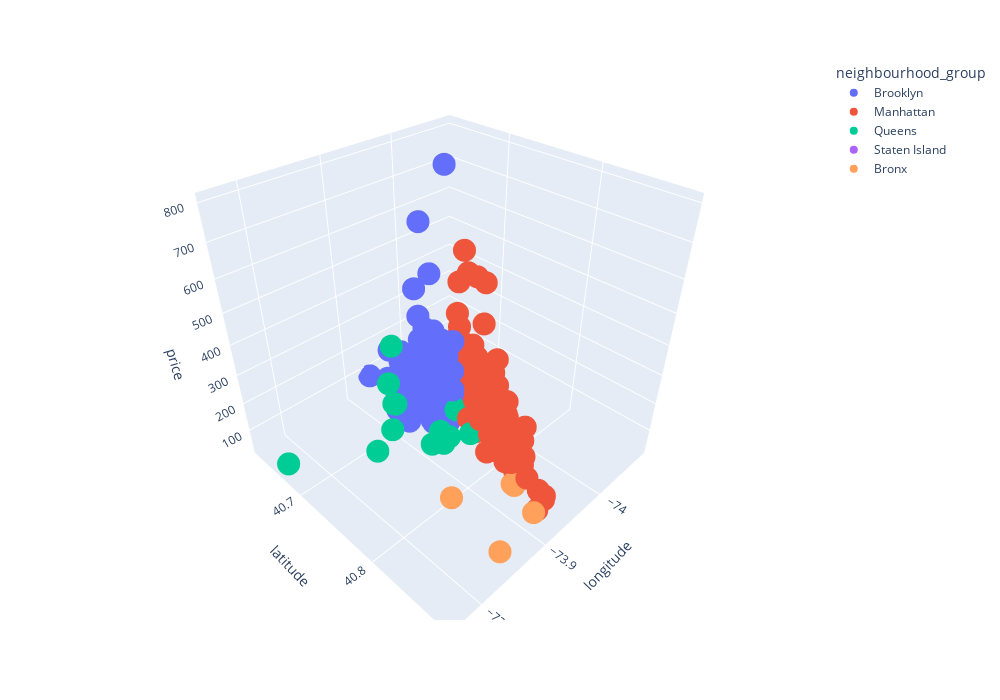

The code cell stored with this chart in its notebook:
### Code cell
# передаём датафрейм и поля, которые нужно использовать для осей абсцисс, ординат и аппликат
# в значение color передаём номера кластеров
fig = px.scatter_3d(
    data_frame=airbnb, 
    x = 'longitude', 
    y = 'latitude', 
    z = 'price', 
    color='neighbourhood_group', 
    width=1000,
    height=700
)

#отображаем график
fig.show()

### Figure 1 — Plotly figure (JSON) as saved in the notebook; plotly's stock layout.template omitted (floating-point values rounded to 4 significant figures; data arrays with more than 128 entries replaced by an {"elided": "..."} marker saying what was removed)
{"data": [{"hovertemplate": "neighbourhood_group=Brooklyn<br>longitude=%{x}<br>latitude=%{y}<br>price=%{z}<extra></extra>", "legendgroup": "Brooklyn", "marker": {"color": "#636efa", "symbol": "circle"}, "mode": "markers", "name": "Brooklyn", "scene": "scene", "showlegend": true, "type": "scatter3d", "x": {"elided": "165 float values"}, "y": {"elided": "165 float values"}, "z": {"elided": "165 int values"}}, {"hovertemplate": "neighbourhood_group=Manhattan<br>longitude=%{x}<br>latitude=%{y}<br>price=%{z}<extra></extra>", "legendgroup": "Manhattan", "marker": {"color": "#EF553B", "symbol": "circle"}, "mode": "markers", "name": "Manhattan", "scene": "scene", "showlegend": true, "type": "scatter3d", "x": {"elided": "161 float values"}, "y": {"elided": "161 float values"}, "z": {"elided": "161 int values"}}, {"hovertemplate": "neighbourhood_group=Queens<br>longitude=%{x}<br>latitude=%{y}<br>price=%{z}<extra></extra>", "legendgroup": "Queens", "marker": {"color": "#00cc96", "symbol": "circle"}, "mode": "markers", "name": "Queens", "scene": "scene", "showlegend": true, "type": "scatter3d", "x": [-73.95, -73.9, -73.83, -73.92, -73.9, -73.77, -73.88, -73.9, -73.88, -73.91, -73.9, -73.91, -73.93, -73.91], "y": [40.75, 40.75, 40.74, 40.75, 40.7, 40.67, 40.72, 40.7, 40.72, 40.77, 40.7, 40.75, 40.78, 40.76], "z": [130, 70, 140, 79, 350, 55, 98, 140, 265, 140, 140, 99, 115, 80]}, {"hovertemplate": "neighbourhood_group=Staten Island<br>longitude=%{x}<br>latitude=%{y}<br>price=%{z}<extra></extra>", "legendgroup": "Staten Island", "marker": {"color": "#ab63fa", "symbol": "circle"}, "mode": "markers", "name": "Staten Island", "scene": "scene", "showlegend": true, "type": "scatter3d", "x": [-74.08, -74.09, -74.09, -74.09, -74.09], "y": [40.65, 40.64, 40.64, 40.64, 40.63], "z": [70, 36, 37, 37, 36]}, {"hovertemplate": "neighbourhood_group=Bronx<br>longitude=%{x}<br>latitude=%{y}<br>price=%{z}<extra></extra>", "legendgroup": "Bronx", "marker": {"color": "#FFA15A", "symbol": "circle"}, "mode": "markers", "name": "Bronx", "scene": "scene", "showlegend": true, "type": "scatter3d", "x": [-73.93, -73.93, -73.86, -73.84, -73.9], "y": [40.83, 40.83, 40.81, 40.88, 40.87], "z": [40, 45, 90, 105, 90]}], "layout": {"height": 700, "legend": {"title": {"text": "neighbourhood_group"}, "tracegroupgap": 0}, "margin": {"t": 60}, "scene": {"domain": {"x": [0, 1], "y": [0, 1]}, "xaxis": {"title": {"text": "longitude"}}, "yaxis": {"title": {"text": "latitude"}}, "zaxis": {"title": {"text": "price"}}}, "width": 1000}}
